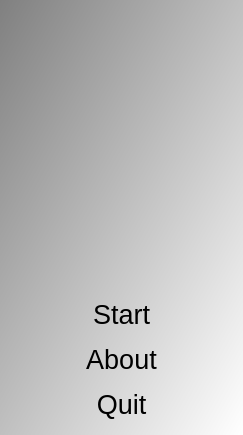
<?xml version="1.0" encoding="UTF-8"?>
<ui version="4.0">
 <class>QtTestTriangleMenuDialog</class>
 <widget class="QDialog" name="QtTestTriangleMenuDialog">
  <property name="geometry">
   <rect>
    <x>0</x>
    <y>0</y>
    <width>243</width>
    <height>435</height>
   </rect>
  </property>
  <property name="font">
   <font>
    <pointsize>20</pointsize>
   </font>
  </property>
  <property name="windowTitle">
   <string>TestTriangle</string>
  </property>
  <property name="styleSheet">
   <string notr="true">QDialog { 
background-color: qlineargradient(x1: 0, y1: 0, x2: 1, y2: 1, stop: 0  #808080, stop: 1 #ffffff);
}
QPushButton { background-color: rgb(255, 255, 255);  }
QPushButton { color: rgb(0,0,0); }
QPushButton { font: 48px &quot;Courier New&quot;, courier, monospace }</string>
  </property>
  <layout class="QGridLayout" name="gridLayout">
   <item row="2" column="0">
    <widget class="QPushButton" name="button_about">
     <property name="text">
      <string>About</string>
     </property>
     <property name="flat">
      <bool>true</bool>
     </property>
    </widget>
   </item>
   <item row="3" column="0">
    <widget class="QPushButton" name="button_quit">
     <property name="text">
      <string>Quit</string>
     </property>
     <property name="flat">
      <bool>true</bool>
     </property>
    </widget>
   </item>
   <item row="1" column="0">
    <widget class="QPushButton" name="button_start">
     <property name="text">
      <string>Start</string>
     </property>
     <property name="flat">
      <bool>true</bool>
     </property>
    </widget>
   </item>
   <item row="0" column="0">
    <widget class="QLabel" name="label">
     <property name="text">
      <string/>
     </property>
     <property name="pixmap">
      <pixmap resource="ToolTestTriangle.qrc">:/ToolTestTriangle/ToolTestTriangleWelcome.png</pixmap>
     </property>
     <property name="alignment">
      <set>Qt::AlignCenter</set>
     </property>
    </widget>
   </item>
  </layout>
 </widget>
 <tabstops>
  <tabstop>button_start</tabstop>
  <tabstop>button_about</tabstop>
  <tabstop>button_quit</tabstop>
 </tabstops>
 <resources>
  <include location="ToolTestTriangle.qrc"/>
 </resources>
 <connections/>
</ui>
